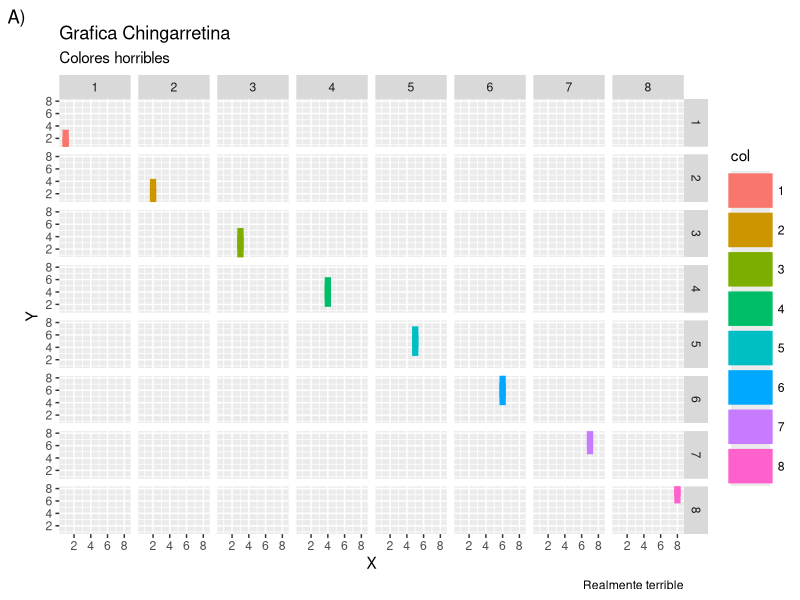
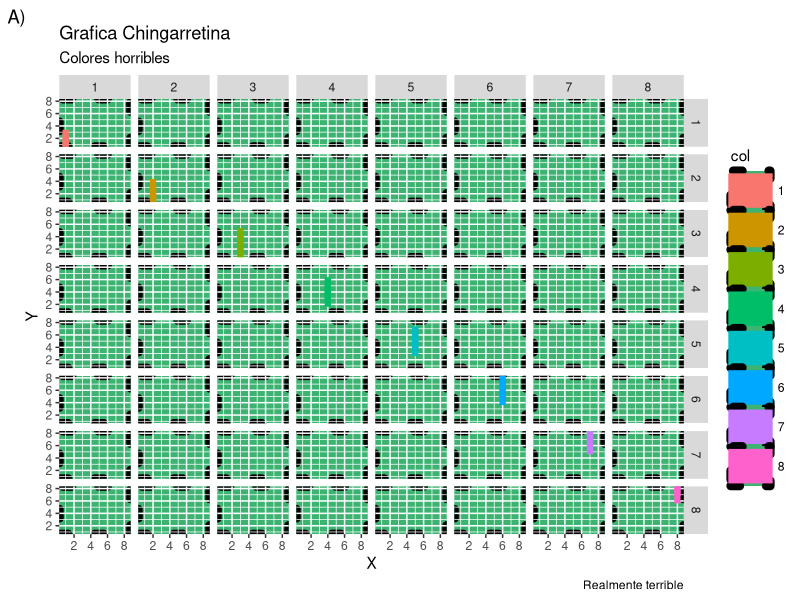
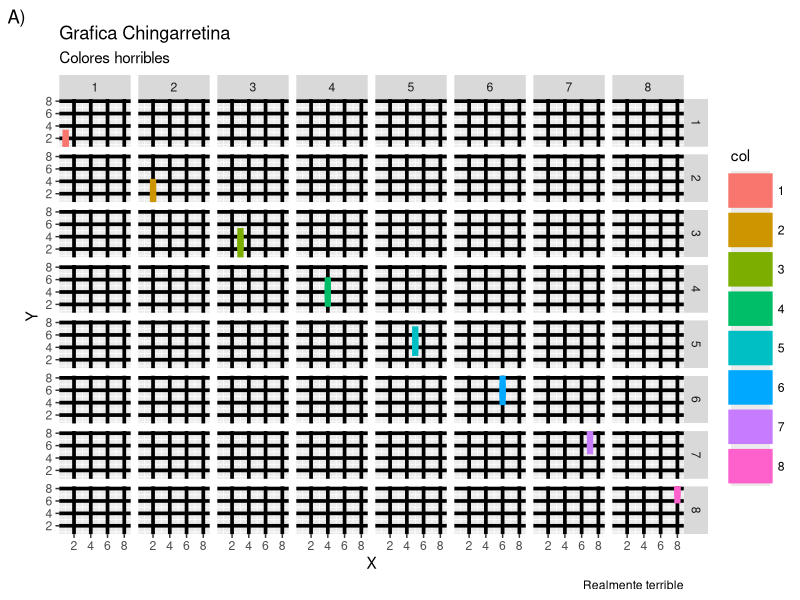
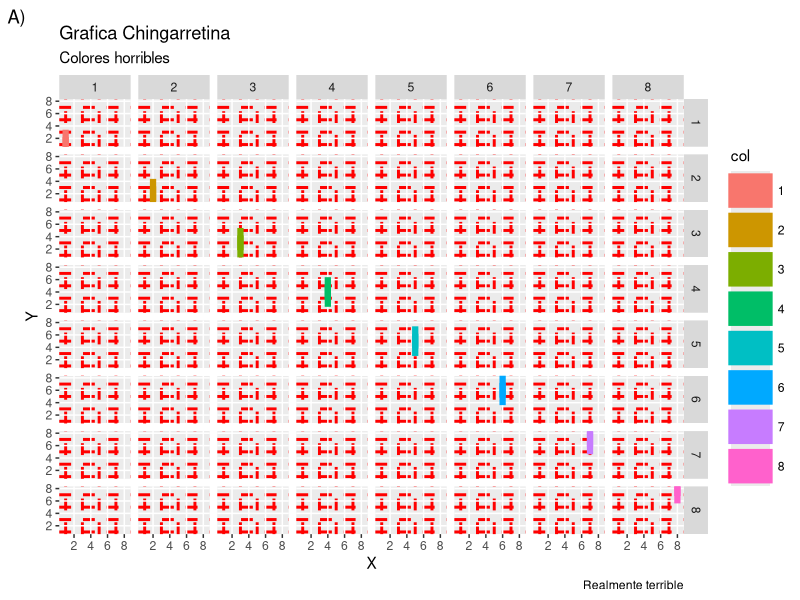
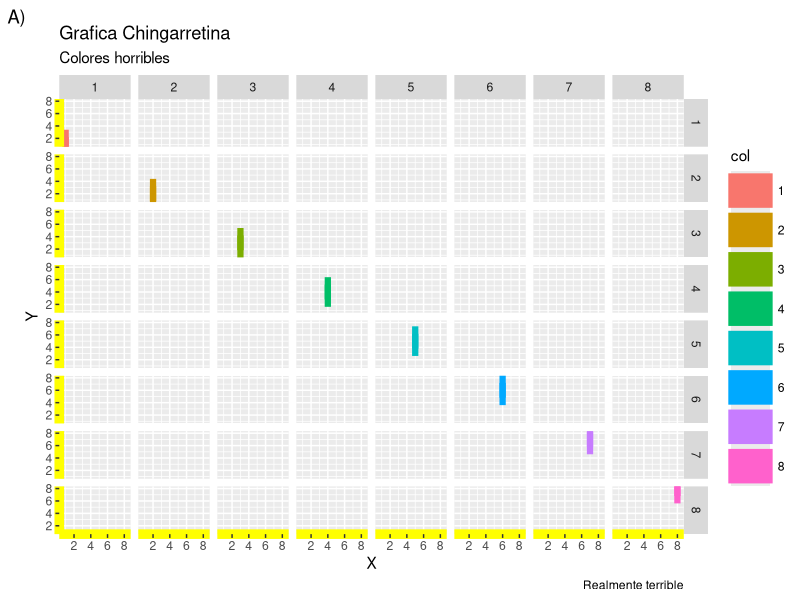
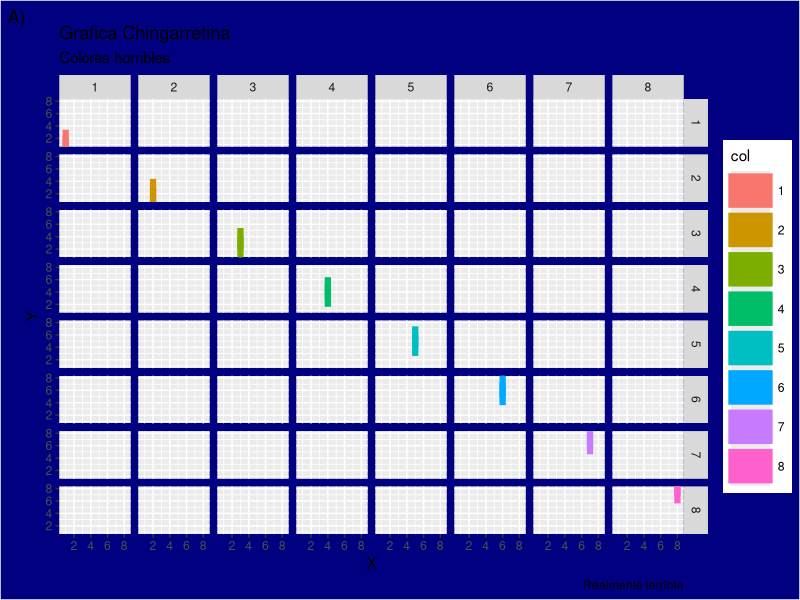
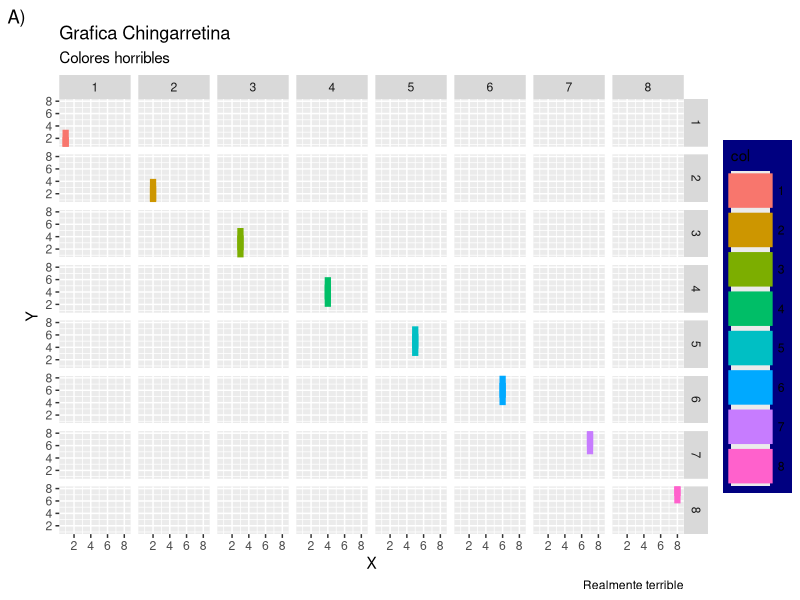
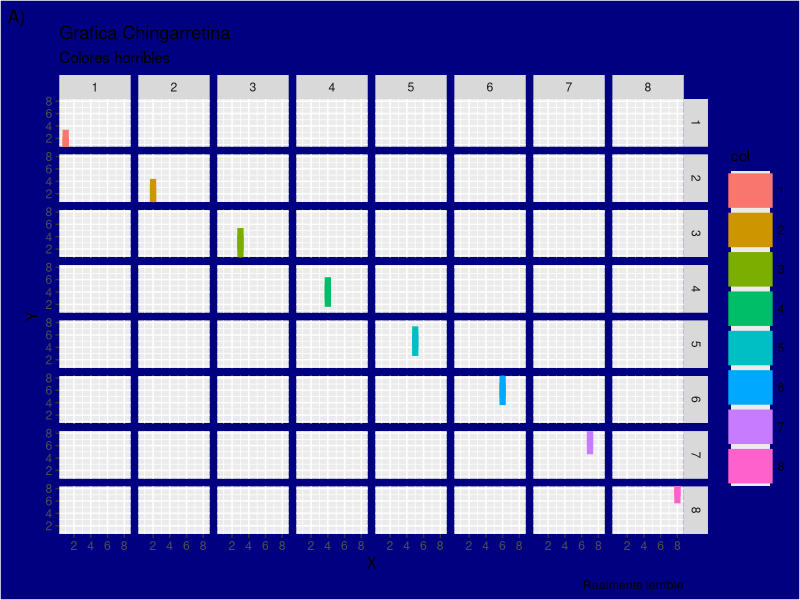

Here is the R script that generated these plots, in order:
library(dslabs)
library(tidyverse)
library(dplyr)
library(ggplot2)
library(ggthemes)

p <- data.frame(x = 1:8, y = 1:8, col = as.character(1:8)) %>%
  ggplot(aes(x, y, color = col)) +
  geom_boxplot(size = 5) +
  labs(title = "Grafica Chingarretina", subtitle = "Colores horribles",
       x = "X", y = "Y", tag = "A)", caption = "Realmente terrible") +
  facet_grid(x~y)
p

#PANEL BACKGROUND CHANGES
p + theme(panel.background = element_rect(fill = "mediumseagreen",
                                   color = "black", size = 3, linetype = 3))

#MAJOR GRID LINES CHANGES
p + theme(panel.grid.major = element_line(color = "black", size = 1.25,
                                    linetype = "solid", lineend = "round"))

#MINOR GRID LINE CHANGES          
p + theme(panel.grid.minor = element_line(color = "red", size = 1,
                                          linetype = "dashed", lineend = "butt"))
#AXIS LINE CHANGES
p + theme(axis.line = element_line(size = 3.25, linetype = "solid",
                                   colour = "yellow"))
#PLOT AND/OR LEGEND BACKGROUND CHANGES (ONLY FILL COLOR)
p + theme(plot.background = element_rect(fill = "navyblue"))
p + theme(legend.background = element_rect(fill = "navyblue"))
p + theme(plot.background = element_rect(fill = "navyblue"),
          legend.background = element_rect(fill = "navyblue"))

#PANEL BG + GRID LN + AXIS LN + PLOT BG + LEGND BG CHANGES
p + theme(panel.background = element_rect(fill = "mediumseagreen",
                                   color = "black", size = 3, linetype = 3),
         panel.grid.major = element_line(color = "black", size = 1.25,
                                         linetype = "solid", lineend = "round"),
         panel.grid.minor = element_line(color = "red", size = 1,
                                         linetype = "dashed", lineend = "butt"),
         axis.line = element_line(size = 3.25, linetype = "solid",
                                         colour = "yellow"),
         plot.background = element_rect(fill = "navyblue"),
         legend.background = element_rect(fill = "navyblue"))

#TO HIDE THE PANEL BORDER AND/OR THE GRID LINES
p + theme(panel.border = element_blank(),
          panel.grid.major = element_blank(),
          panel.grid.minor = element_blank())

grays <- c("gray30", "gray40", "gray50", "gray60", "gray70", "gray80", "gray90", "gray100")

#CREATING AN UGLY THEME
ugly_theme <- theme_gray() +
  theme(
#General
    text = element_text(
      family = "serif"),
    plot.background = element_rect(
      fill = "navyblue"),
    plot.title = element_text(
      color = "red", size = 25, face = "bold"),
    plot.subtitle = element_text(
      color = "pink", size = 15, face = "bold"),
    plot.tag = element_text(
      color = "brown", size = 18, face = "bold"),
    plot.caption = element_text(
      color = "blue", size = 10, face = "italic"),
#Panel
    panel.background = element_rect(
      fill = "mediumseagreen", color = "black", size = 3, linetype = 3),
    panel.grid.major = element_line(
      color = "black", size = 1.25, linetype = "solid", lineend = "round"),
    panel.grid.minor = element_line(
      color = "red3", size = 1, linetype = "dashed", lineend = "butt"),
#Axis
    axis.line = element_line(
      size = 3.25, linetype = "solid", colour = "yellow"),
    axis.ticks = element_line(
      color = "purple", size = 3),
    axis.ticks.length.x = unit(
      -.25, "cm"),
    axis.ticks.length.y = unit(
      .25,"cm"),
    axis.title.x = element_text(
      color = "orange", size = 12),
    axis.title.y = element_text(
      color = "salmon", size = 12),
    axis.text.x = element_text(
      margin = margin(t = .5, unit = "cm"), color = "salmon", size = 10),
    axis.text.y = element_text(
      margin = margin(t = .5, unit = "cm"), color = "orange", size = 10),
#Legend
    legend.background = element_rect(
      fill = "navyblue"),
    legend.justification = "right", legend.position = "top",
    legend.margin = margin (1, 1, 1, 1),
    legend.box.background = element_rect(
      color = "palevioletred", size = 4),
    legend.box.margin = margin(2, 2, 2, 2),
    legend.key = element_rect(
      color = "white"),
    legend.text = element_text(
      size = 10, color = "magenta"),
    legend.title = element_text(
      size = 12, color = "green", face = "bold"),
#Strip
    strip.text = element_text(
      face = "bold", size = 15),
    strip.text.x = element_text(
      color = "indianred3"),
    strip.text.y = element_text(
      color = "lightblue"),
    strip.background.x = element_rect(
      color = "black", fill = "lightblue"),
    strip.background.y = element_rect(
      color = "black", fill = "indianred3"), 
        )

p + ugly_theme
